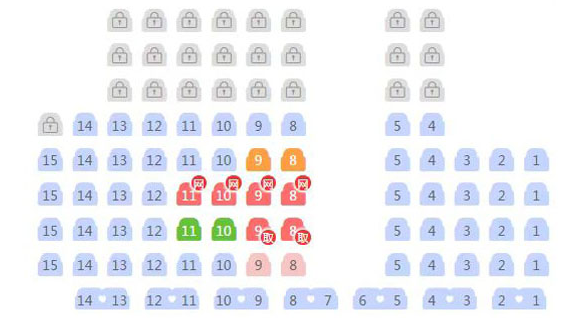
#> input picture python/cut.png, 587 x 323 px
$ python seat_message.py
#> lines starting #> are read from the running program, lines starting #| are printed output that depends on the picture; after the words box and inside, x2 and y2 are one past the last pixel; in counts of white or black regions, pixels touching at a corner belong together
import cv2
import numpy as np
#确定座位颜色的种类
base_color = np.array(
              [[255, 204, 204],  #蓝色，GBR，下同
              [67, 163, 255],   #橙色
              [94, 111, 254],   #红色
              [203, 192, 255],  #粉色
              [226, 228, 229],  #灰色
              [50, 176, 102]]     #绿色
            )

base_color_name = ['蓝色', '橙色', '红色', '粉色', '灰色', '绿色']

#查找矩形框的颜色
def find_color(rect_img):
    color_cnt = [0]*6
    for i in range(rect_img.shape[0]):
        for j in range(rect_img.shape[1]):
            pixel = rect_img[i][j]
            # dis_list = []
            for c in range(base_color.shape[0]):
                dis = np.sqrt(np.sum(np.square(pixel-base_color[c])))
                if dis < 15:
                    color_cnt[c] += 1
    # 返回下标
    return color_cnt.index(max(color_cnt))

# 导入图片，图片放在程序所在目录
img_bgr = cv2.imread("cut.png")
#> img_bgr is the input picture: shape (323, 587, 3); mean B, G, R 243.5, 239.3, 239

#bgr转化为rgb图像
img_rgb = cv2.cvtColor(img_bgr, cv2.COLOR_BGR2RGB)

# 转换为灰度图
gray = cv2.cvtColor(img_bgr, cv2.COLOR_BGR2GRAY)
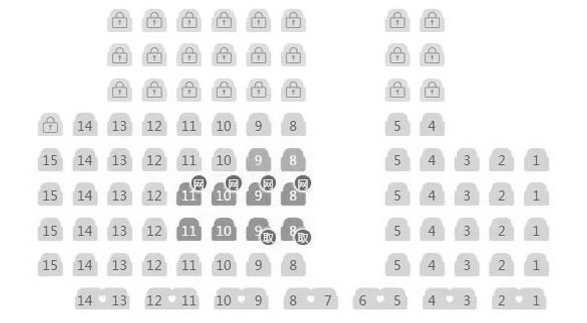
#> gray: shape (323, 587); min 73, max 255, mean 239.7
print(type(gray))
#| <class 'numpy.ndarray'>

# 使用局部阈值的自适应阈值操作进行图像二值化
# res,dst为threshold函数的返回值,res返回有没有读到图像 为true或者false，dst为返回的目标图像
res ,dst = cv2.threshold(gray, 0 ,255, cv2.THRESH_OTSU)
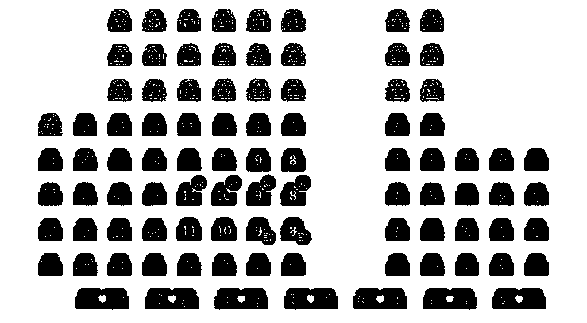
#> dst: shape (323, 587); 73.7% white; 93 black regions, largest, box (x1, y1, x2, y2) and area: (75, 288, 129, 310) 1036, (423, 288, 477, 310) 1033, (284, 288, 338, 310) 1032
#> res = 227

# 形态学去噪, getStructuringElement()函数返回指定形状和尺寸的结构元素（内核矩阵)
element = cv2.getStructuringElement(cv2.MORPH_CROSS, (3, 3))

# 开运算去噪 开运算就是先腐蚀后膨胀，可以用于降噪，消除一些小的像素点
dst = cv2.morphologyEx(dst, cv2.MORPH_OPEN, element)
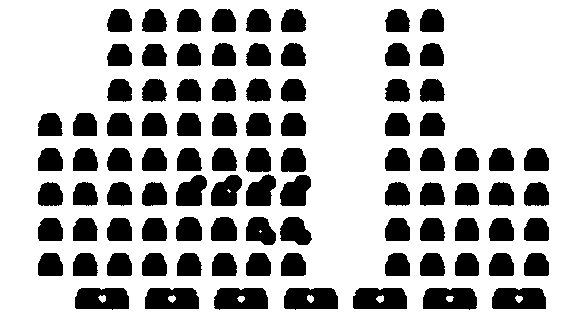
#> dst: shape (323, 587); 73% white; 93 black regions
print(dst.shape)
#| (323, 587)
cv2.imshow('threshold',dst)

# 轮廓检测函数,第一个参数：输入的图像（要求图像为二值图） ，第二个参数：轮廓的模式，建立一个等级树结构的轮廓，第三个参数：轮廓的近似方法，
#           contours：返回的轮廓  hierarchy：每条轮廓对应的属性
contours, hierarchy = cv2.findContours(dst, cv2.RETR_TREE, cv2.CHAIN_APPROX_SIMPLE)
#> contours = 103 contours, 2 with area under 20; largest, box (x1, y1, x2, y2) and area: (0, 0, 587, 323) 188692, (283, 287, 339, 311) 1152, (74, 287, 130, 311) 1150, (352, 287, 408, 310) 1147, (144, 287, 200, 310) 1146

# 绘制轮廓
cv2.drawContours(dst, contours, -1, (120, 0, 0), 2)
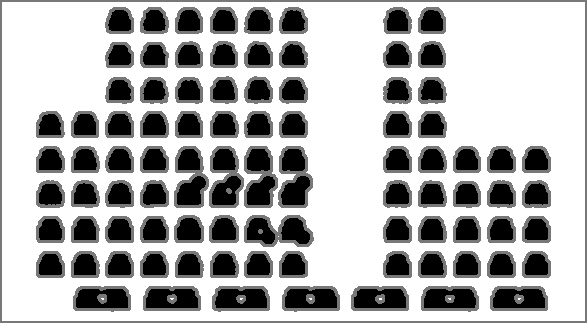
#> dst: shape (323, 587); 17.02% of pixels changed, all inside (x1, y1, x2, y2) = (0, 0, 587, 323)

count = 0  # 总数
ares_avrg = 0  # 平均
seat_cnt = [0]*6 #各颜色统计
double_seat = 0 #双人座

#创建一个座位的类
class Seat:
    def __init__(self, rect, area,color_index,count):
        self.rect=rect
        self.area=area
        self.color_index=color_index
        self.count = count
        self.row = 0
        self.col = 0
        self.flag = 0

#座位数组
seats=[Seat]*0

#遍历所有轮廓
for cont in contours:
    # 计算包围形状的面积
    area = cv2.contourArea(cont)

    # 过滤面积小于50的形状
    if area < 50 or area > 2000:
        continue
    count += 1
    ares_avrg += area
    # 打印出每个轮廓对应的面积
    #print("{}-blob:{}".format(count, ares), end="  ")

    if area >1000:
        # 提取矩形坐标（x,y），根据轮廓绘制矩形边框
        rect = cv2.boundingRect(cont)
        rectl = [rect[0],rect[1],rect[2]//2,rect[3]]
        rectr = [rect[0]+rect[2]//2,rect[1],rect[2]//2,rect[3]]

        maskl = dst[rectl[1]:rectl[1] + rectl[3], rectl[0]:rectl[0] + rectl[2]]
        maskr = dst[rectr[1]:rectr[1] + rectr[3], rectr[0]:rectr[0] + rectr[2]]

        #左侧矩阵
        rect_bgrl = img_bgr[rectl[1]:rectl[1] + rectl[3], rectl[0]:rectl[0] + rectl[2]]

        color_idx = find_color(rect_bgrl)
        seat_cnt[color_idx] += 2

        #右侧矩阵
        rect_bgrr = img_bgr[rectr[1]:rectr[1] + rectr[3], rectr[0]:rectr[0] + rectr[2]]

        double_seat += 1;

        # 将座位的实例化对象加入到数组中
        seats.append(Seat(rectr, area / 2, color_idx, count))
        seats.append(Seat(rectl, area / 2, color_idx, count))
        count = count + 1

        # 绘制矩形
        cv2.rectangle(img_bgr, rectl, (0, 0, 255), 1)
        cv2.rectangle(img_bgr, rectr, (0, 0, 255), 1)

        # 在左上角写上编号
        cv2.putText(img_bgr, str(count-1), (rectr[0], rectr[1]), cv2.FONT_HERSHEY_COMPLEX, 0.4, (0, 0, 0), 1)
        cv2.putText(img_bgr, str(count), (rectl[0], rectl[1]), cv2.FONT_HERSHEY_COMPLEX, 0.4, (0, 0, 0), 1)
    else:
        # 提取矩形坐标（x,y），根据轮廓绘制矩形边框
        rect = cv2.boundingRect(cont)

        # 提取mask,二值图的矩形边框内的像素块
        mask = dst[rect[1]:rect[1] + rect[3], rect[0]:rect[0] + rect[2]]
        rect_bgr = img_bgr[rect[1]:rect[1] + rect[3], rect[0]:rect[0] + rect[2]]
        rect_rgb = cv2.cvtColor(rect_bgr, cv2.COLOR_BGR2RGB)

        color_idx = find_color(rect_bgr)
        seat_cnt[color_idx] += 1

        # 将座位的实例化对象加入到数组中
        seats.append(Seat(rect, area, color_idx,count))

        # 绘制矩形
        cv2.rectangle(img_bgr, rect, (0, 0, 255), 1)

        # 防止编号到图片之外（上面）,因为绘制编号写在左上角，所以让最上面的y小于10的变为10个像素
        y = 10 if rect[1] < 10 else rect[1]
        # 在左上角写上编号
        cv2.putText(img_bgr, str(count), (rect[0], y), cv2.FONT_HERSHEY_COMPLEX, 0.4, (0, 0, 0), 1)
#> this loop made 103 passes
#> (area, count, ares_avrg, color_idx) on passes 2, 4, 6, 8, 10, 12, 14: (1141.5, 2, 1141.5, 0), (1145.5, 4, 2287, 0), (1147, 6, 3434, 0), (1152.5, 8, 4586.5, 0), (1142.5, 10, 5729, 0), (1146, 12, 6875, 0), (1150.5, 14, 8025.5, 0)
#> (area, count, ares_avrg, color_idx) on passes 16 to 21: (549, 15, 8574.5, 0), (546, 16, 9120.5, 0), (534.5, 17, 9655, 0), (544, 18, 10199, 0), (543.5, 19, 10742.5, 0), (552.5, 20, 11295, 3)
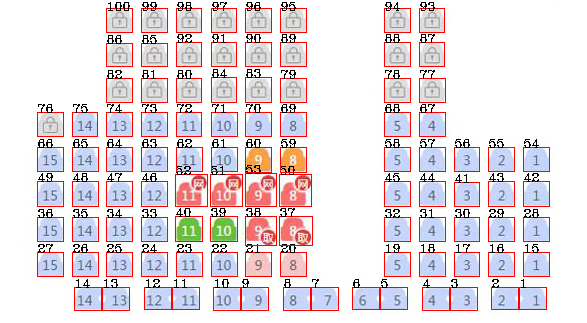
#> img_bgr: shape (323, 587, 3); 7.58% of pixels changed, all inside (x1, y1, x2, y2) = (37, 2, 550, 311)
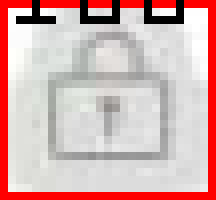
#> rect_bgr: shape (25, 27, 3) (shown 8 times larger); mean B, G, R 176.1, 177.5, 212.9
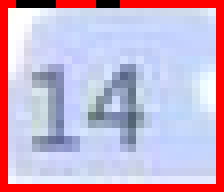
#> rect_bgrl: shape (24, 28, 3) (shown 8 times larger); mean B, G, R 202.1, 176.7, 201.9

#以y坐标进行排序
seats = sorted(seats,key=lambda x:x.rect[1],reverse=True)

row = 1
for i in range(len(seats)):
    if i>0 and seats[i-1].rect[1]-seats[i].rect[1]>20:
        row = row + 1
    seats[i].row = row
#> this loop made 100 passes

seats = sorted(seats,key=lambda x:x.rect[0],reverse=True)
col = 1
for i in range(len(seats)):
    if i>0 and seats[i-1].rect[0]-seats[i].rect[0]>20:
        col = col + 1
    seats[i].col = col

seats = sorted(seats,key=lambda x:x.count,reverse=False)

print('座位个数', count, ' 总面积', ares_avrg)
#| 座位个数 100  总面积 55451.0
print('包含双人座', double_seat)
#| 包含双人座 7
# print("平均面积:{}".format(round(ares_avrg / count, 2)))
for s in range(len(seat_cnt)):
    print('颜色：'+str(base_color_name[s]), '数量：'+str(seat_cnt[s]))
    for i in range(len(seats)):
        if seats[i].color_index == s:
            print('第'+str(seats[i].row)+'行',' 第'+str(seats[i].col)+'列')
#> this loop made 6 passes
#> (printed output is left out)

cv2.imshow('imgshow', img_bgr)  # 显示原始图片（添加了外接矩形）

cv2.imshow("dst", dst)  # 显示灰度图

cv2.waitKey()
